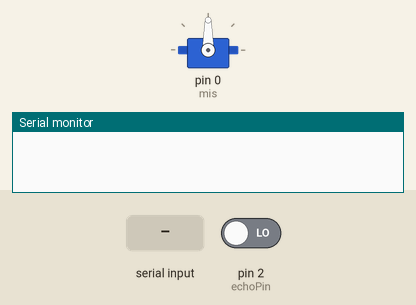
Simulated run of this sketch. Board: Arduino Uno, built with avr-gcc and run on an emulated ATmega328P. On the bench: servo, the last lines printed to the serial monitor. The inputs (shaded band) are chosen by the test bench; at power-on: pin 2 (echoPin) LOW.

Above: at 1.2 s.
1.3 s: "a" received over Serial
At 1.53 s:
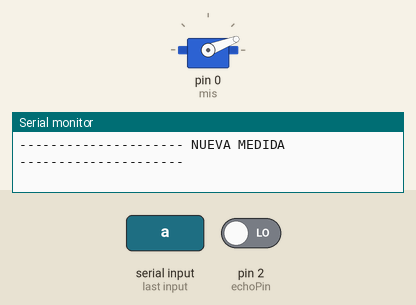
At 4.17 s:
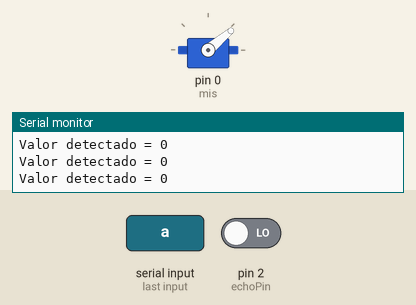
Timing chart, 0 to 16.8 s (numbered marks = the images above; inputs shaded):
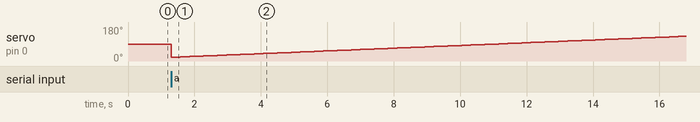

Measured:
- after the input at 1.3 s, servo on pin 0 (mis): 90° → 20° at once, → 21° 0.14 s later, → 22° 0.14 s later, → 23° 0.14 s later, … (112 changes in this stretch)

The sketch:

main.ino
```cpp
/*
   NANANANANNANA

   Sensor de stock en linea
   autor:  Alejo
   fecha:  29/10/2016
   version: 1.1
*/


/**********POR MEJORAR**********

   1- verificar funcion de carlcular espacios                            ---->sospecho que es culpa de la posicion de los sensores (no estan del todo fijos)
   2- Mejorar condiciones de inicio(detecta objeto al empezar);          ----> mejorado, hacer pruenas
   3- Mejorar condiciones de finalizacion (no detecta objeto si no esta seguido de un hueco)   ---->mejorado , hcaer pruebas
*/

/********** VERSION 1.1 ****************

    cambiada la estructura para evitar condicionales y variables inecearias
    mejorarada las condiciones de inicio y de finalizacion
    mejorada la deteccion de objetos y su tamaño

*/

/************ VERSION 1.2 ************
 *
 *  Funcionamiento correcto de detección de objetos
 */

//NOTA ---> EL CODIGO NO ESTA OPTIMIZADO, HAY MUCHAS COSAS QUE SOBRAN JEJEJEJE

#include <Servo.h>
#include <Ultrasonic.h>


#define echoPin 2 // Echo Pin
#define trigPin 3 // Trigger Pin


/* VARIABLES*/


Servo mis;                 //servo
byte angulo = 90;           //angulo de referencia

boolean f;                     //  determina si hay un onjeto o no (0->no 1 -> si)
byte cont = 0;              //  Contadores: determinan el numero de valores tomados y el cangulo girado (H-> angulo del hueco  O-> numero de datos del objeto)
boolean preF;               //  almacena el valor anterior de f para determinar donde empieza un hueco u objeto y donde termina
unsigned comand;           //  valor leido del buffera
byte value = 0;             //  valor leido del sensor
double sumaOb = 0;         //  suma de los valores obtenidos del objeto (junto a contO se calcula el valor medio)
double lObjeto = 0;          //  almacena el valor medio de la distancia
byte angRef = 20;           //angulo inical de referencia

byte angL = angRef;       //almacena el primer angulo medido
double lValor;            //almacena el ultimo radio leido
double bValor;            //almacena el primer radio medido


const double p = 3.1415;          // constante pi

// Ultrasonic ultrasonic(3,2);

void setup() {
  mis.attach(0);
  Serial.begin(9600);
  pinMode(2, INPUT);
  pinMode(3, OUTPUT);
}

void loop() {
  if (Serial.available()) {
    comand = Serial.read();
    Serial.flush();
    if (comand == 'a') {
      Serial.println("--------------------- NUEVA MEDIDA ---------------------");
      mis.write(constrain(angRef, 0, 180));         //gira al angulo de referencia antes de empezar el bucle
      delay(25);
      preF =  (distancia() < 50);// (ultrasonic() < 50);       //el primer valor de preF es el primero que se encuenta
      delay(25);
      for (int i = angRef+1; i < 180 - angRef; i++) { //Rota el angulo desde (180-i) hasta (i)
        angulo = i;
        angulo = constrain(angulo, 0, 180);
        mis.write(angulo);
        delay(25);
        value =distancia();// ultrasonic();
        Serial.print("Valor detectado = ");
        Serial.println(value);

        f = (value < 50);     //el valor maximo que da el sensor el 51, si es menos es que hay objeto

        if (f == 1) {          //si hay objeto, sumo los valores consecutivos que da el sensor para calcular el valor medio
          if (preF == 0) {   //si pasa de un hueco a un objeto se finaliza la medida del hueco
            cont = 0;
            angL = angulo;    //angulo en el que se empieza a detectar objeto
            bValor =distancia();// ultrasonic();    //valor del radio donde se empieza a detectar el objeto
          }

          preF = f;
          sumaOb = sumaOb + (value * sin(angulo * p * 2 / 360 ));
          lValor = value;       //almacena el ultimo radio medido
          cont++;
        }


        if (f == 0) {          //calculo el angulo total girado
          if (preF == 1) {      //si pasa de un objeto a un hueco se finaliza la medida del objeto
            if (cont >= 5) {    //si el angulo barrido en el objeto es menor a 6 no es un objeto (evita falsas medidas)
              lObjeto = sumaOb / cont;
              int tamano = abs(bValor * cos(2 * p * angL / 360)) - abs(lValor * cos((angulo - 1) * 2 * p / 360));
              Serial.print("\n primer angulo "); Serial.print(angL); Serial.print(" segundo "); Serial.print(angulo); Serial.print(" distancia ");  Serial.print(lObjeto);
               Serial.print(" tamano aprox ");  Serial.println(tamano);
              sumaOb = 0;
              cont = 0;

            }
          }
          preF = 0;
          cont++;
        }
        delay(25);

      }

      mis.write(angRef);
    }

  }


}

double distancia () {
  double tiempo;
  double dist;
  digitalWrite(trigPin,LOW); /* Por cuestión de estabilización del sensor*/
  delayMicroseconds(5);
  digitalWrite(trigPin, HIGH); /* envío del pulso ultrasónico*/
  delayMicroseconds(30);
  tiempo=pulseIn(echoPin, HIGH, 1500/0.017); /* Función para medir la longitud del pulso entrante. Mide el tiempo que transcurrido entre el envío
  del pulso ultrasónico y cuando el sensor recibe el rebote, es decir: desde que el pin 12 empieza a recibir el rebote, HIGH, hasta que
  deja de hacerlo, LOW, la longitud del pulso entrante*/
  dist = double(0.017*tiempo); /*fórmula para calcular la distancia obteniendo un valor entero*/
//  if(dist < 2 || dist > 1000){
//      dist = distancia();
//    }
  return dist;

}
```
